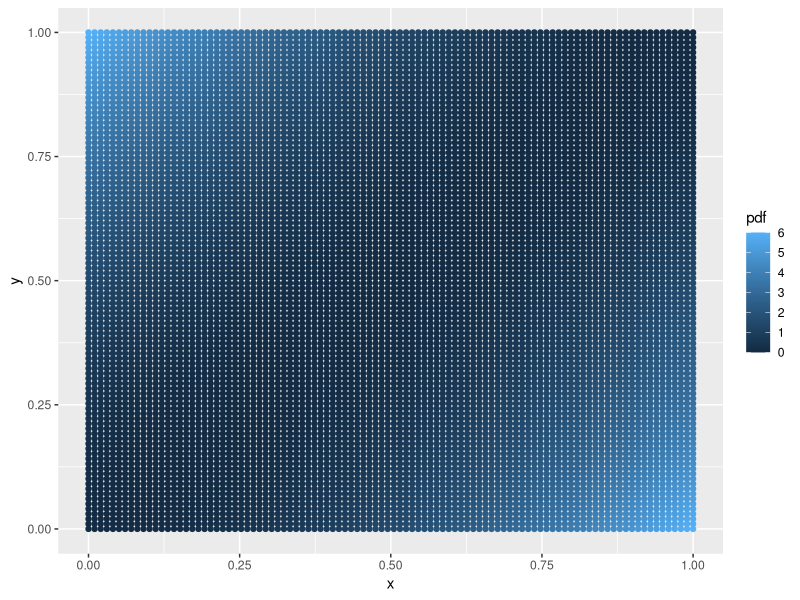
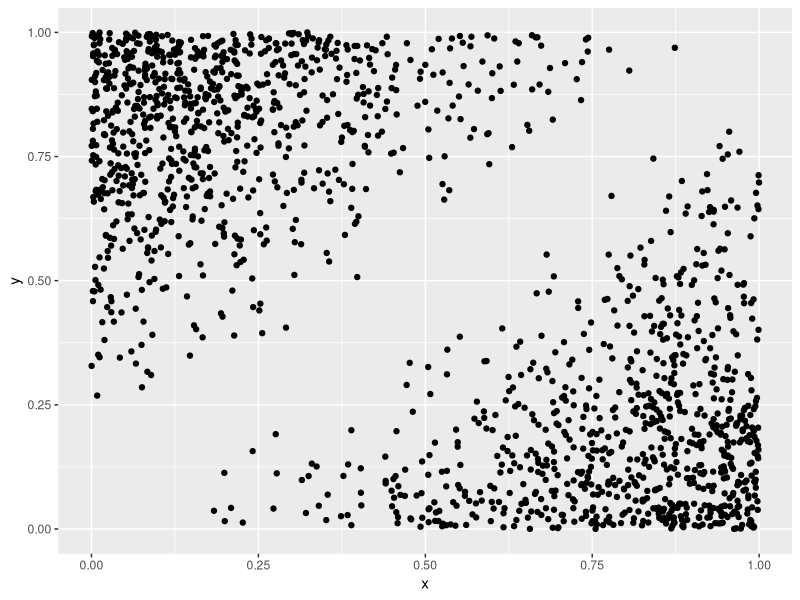
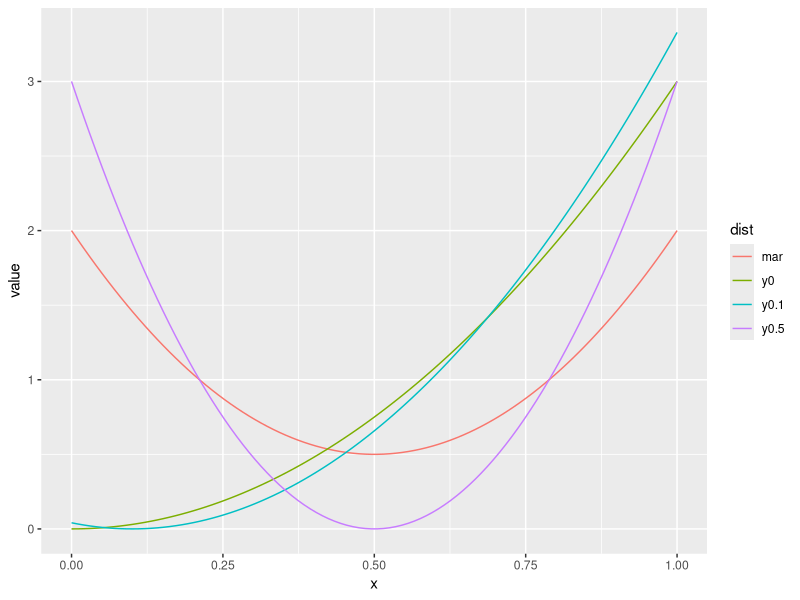

These charts were generated, in order, by the following R code:
library(ggplot2)
library(tidyverse)

set.seed(17)

x <- seq(0,1, length.out = 1000)
y <- c(0,0.1,0.5)

pxy <- function(x,y){
  return(6*(x - y)^2)
}

px <- function(x){
  return(6*(x^2-x+1/3))
}

py <- function(y){
  return(6*(y^2-y+1/3))
}

pxcy <- function(x,y){
  return(pxy(x,y)/py(y))
}

x_axis <- seq(0,1, length.out = 100)
y_axis <- seq(0,1, length.out = 100)
df <- expand.grid(x_axis, y_axis)
colnames(df) <- c("x", "y")
df <- cbind(df, pdf = pxy(df$x, df$y))

ggplot(df, aes(x=x, y=y, color=pdf)) + 
  geom_point()

samps <- NULL
for (i in 1:10000){
  tx <- runif(1, 0, 1)
  ty <- runif(1, 0, 1)
  pdf <- pxy(tx,ty)
  acc <- runif(1,0,6)
  if (acc <= pdf){
    samps <- rbind(samps, c(tx,ty))
  }
}
df <- as.data.frame(samps)
colnames(df) <- c("x", "y")
ggplot(df, aes(x=x, y=y)) +
  geom_point()

df <- tibble(
  x = x_axis,
  mar = px(x),
  y0 = pxcy(x,0),
  y0.1 = pxcy(x,0.1),
  y0.5 = pxcy(x,0.5),
) %>% gather(dist, value, -x)

ggplot(df, aes(x=x, y=value, color=dist)) +
  geom_line()
